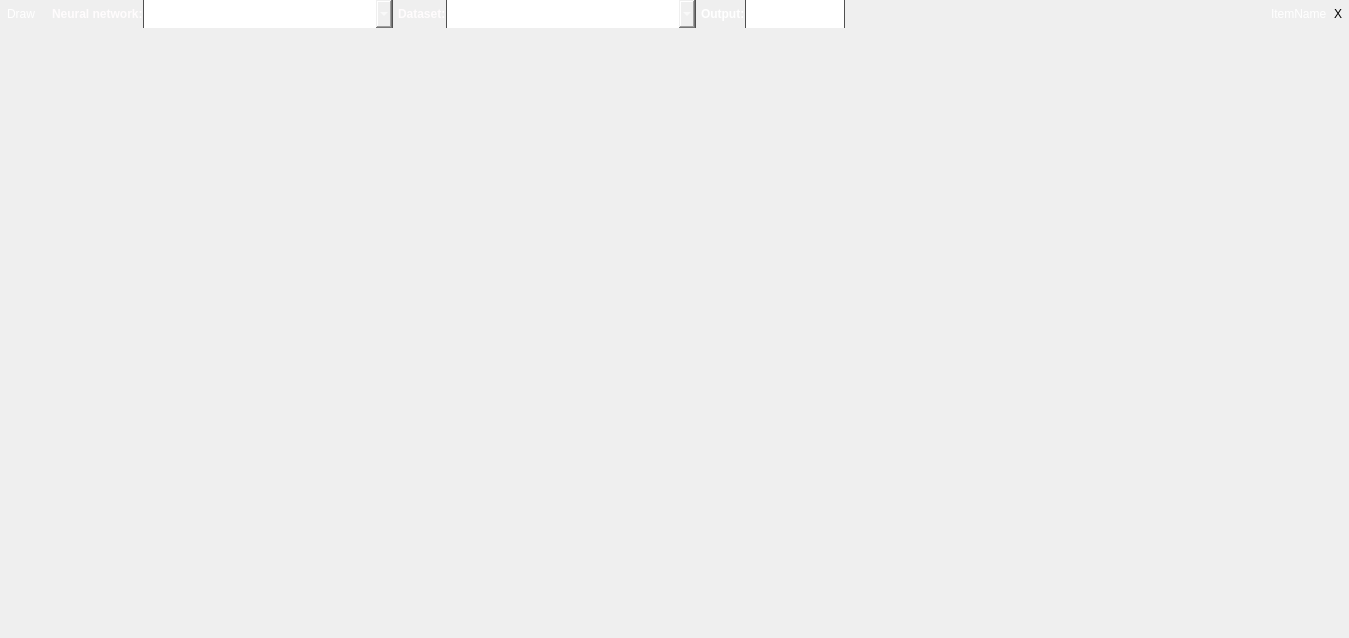
<?xml version="1.0" encoding="UTF-8"?>
<ui version="4.0">
 <class>OutputGraphWidget</class>
 <widget class="QWidget" name="OutputGraphWidget">
  <property name="geometry">
   <rect>
    <x>0</x>
    <y>0</y>
    <width>1349</width>
    <height>638</height>
   </rect>
  </property>
  <property name="windowTitle">
   <string>Form</string>
  </property>
  <layout class="QVBoxLayout" name="verticalLayout">
   <property name="spacing">
    <number>0</number>
   </property>
   <property name="margin">
    <number>0</number>
   </property>
   <item>
    <widget class="QFrame" name="topToolBar">
     <property name="minimumSize">
      <size>
       <width>0</width>
       <height>28</height>
      </size>
     </property>
     <property name="maximumSize">
      <size>
       <width>16777215</width>
       <height>28</height>
      </size>
     </property>
     <property name="styleSheet">
      <string notr="true">#topToolBar{
	background-image: url(:toolbar);
}</string>
     </property>
     <property name="lineWidth">
      <number>0</number>
     </property>
     <layout class="QHBoxLayout" name="horizontalLayout">
      <property name="spacing">
       <number>0</number>
      </property>
      <property name="margin">
       <number>0</number>
      </property>
      <item>
       <widget class="QToolButton" name="drawButton">
        <property name="styleSheet">
         <string notr="true">color: white;</string>
        </property>
        <property name="text">
         <string>Draw</string>
        </property>
        <property name="icon">
         <iconset resource="../styles.qrc">
          <normaloff>:/start22</normaloff>:/start22</iconset>
        </property>
        <property name="iconSize">
         <size>
          <width>18</width>
          <height>18</height>
         </size>
        </property>
        <property name="toolButtonStyle">
         <enum>Qt::ToolButtonFollowStyle</enum>
        </property>
        <property name="autoRaise">
         <bool>true</bool>
        </property>
        <property name="arrowType">
         <enum>Qt::NoArrow</enum>
        </property>
       </widget>
      </item>
      <item>
       <spacer name="horizontalSpacer">
        <property name="orientation">
         <enum>Qt::Horizontal</enum>
        </property>
        <property name="sizeType">
         <enum>QSizePolicy::Fixed</enum>
        </property>
        <property name="sizeHint" stdset="0">
         <size>
          <width>5</width>
          <height>20</height>
         </size>
        </property>
       </spacer>
      </item>
      <item>
       <widget class="QLabel" name="label_2">
        <property name="text">
         <string>&lt;html&gt;&lt;head/&gt;&lt;body&gt;&lt;p&gt;&lt;span style=&quot; font-weight:600; color:#fffcfd;&quot;&gt;Neural network:&lt;/span&gt;&lt;/p&gt;&lt;/body&gt;&lt;/html&gt;</string>
        </property>
        <property name="indent">
         <number>5</number>
        </property>
       </widget>
      </item>
      <item>
       <widget class="QComboBox" name="networkBox">
        <property name="sizePolicy">
         <sizepolicy hsizetype="Preferred" vsizetype="Fixed">
          <horstretch>2</horstretch>
          <verstretch>0</verstretch>
         </sizepolicy>
        </property>
        <property name="minimumSize">
         <size>
          <width>50</width>
          <height>28</height>
         </size>
        </property>
        <property name="maximumSize">
         <size>
          <width>250</width>
          <height>16777215</height>
         </size>
        </property>
        <property name="styleSheet">
         <string notr="true">#networkBox{
	color: white;
	border: 0px;
	border-left: 1px solid rgb(80, 80, 80);
	border-right: 1px solid rgb(80, 80, 80);
	background-image: url(:/toolbarMidLight);
}

#networkBox:hover{
	color: white;
	border-left: 1px solid rgb(80, 80, 80);
	border-right: 1px solid rgb(80, 80, 80);
	background-image: url(:/toolbarLight);
}

#networkBox::drop-down{
	border: 0px;
	background-image: url(:/comboBoxArrow);
	width: 20px;
	background-repeat: none;
	background-position: left;
}
</string>
        </property>
        <item>
         <property name="text">
          <string>Network 2-8-8-2 (v1)</string>
         </property>
        </item>
        <item>
         <property name="text">
          <string>Network 2-14-2</string>
         </property>
        </item>
       </widget>
      </item>
      <item>
       <widget class="QLabel" name="label_4">
        <property name="text">
         <string>&lt;html&gt;&lt;head/&gt;&lt;body&gt;&lt;p&gt;&lt;span style=&quot; font-weight:600; color:#fffcfd;&quot;&gt;Dataset:&lt;/span&gt;&lt;/p&gt;&lt;/body&gt;&lt;/html&gt;</string>
        </property>
        <property name="indent">
         <number>5</number>
        </property>
       </widget>
      </item>
      <item>
       <widget class="QComboBox" name="datasetBox">
        <property name="sizePolicy">
         <sizepolicy hsizetype="Preferred" vsizetype="Fixed">
          <horstretch>2</horstretch>
          <verstretch>0</verstretch>
         </sizepolicy>
        </property>
        <property name="minimumSize">
         <size>
          <width>50</width>
          <height>28</height>
         </size>
        </property>
        <property name="maximumSize">
         <size>
          <width>250</width>
          <height>16777215</height>
         </size>
        </property>
        <property name="styleSheet">
         <string notr="true">#datasetBox{
	color: white;
	border: 0px;
	border-left: 1px solid rgb(80, 80, 80);
	border-right: 1px solid rgb(80, 80, 80);
	background-image: url(:/toolbarMidLight);
}

#datasetBox:hover{
	color: white;
	border-left: 1px solid rgb(80, 80, 80);
	border-right: 1px solid rgb(80, 80, 80);
	background-image: url(:/toolbarLight);
}

#datasetBox::drop-down{
	border: 0px;
	background-image: url(:/comboBoxArrow);
	width: 20px;
	background-repeat: none;
	background-position: left;
}
</string>
        </property>
        <item>
         <property name="text">
          <string>Test set 1</string>
         </property>
        </item>
       </widget>
      </item>
      <item>
       <widget class="QLabel" name="label">
        <property name="text">
         <string>&lt;html&gt;&lt;head/&gt;&lt;body&gt;&lt;p&gt;&lt;span style=&quot; font-weight:600; color:#ffffff;&quot;&gt;Output:&lt;/span&gt;&lt;/p&gt;&lt;/body&gt;&lt;/html&gt;</string>
        </property>
        <property name="indent">
         <number>5</number>
        </property>
       </widget>
      </item>
      <item>
       <widget class="QSpinBox" name="outputBox">
        <property name="sizePolicy">
         <sizepolicy hsizetype="Preferred" vsizetype="Fixed">
          <horstretch>1</horstretch>
          <verstretch>0</verstretch>
         </sizepolicy>
        </property>
        <property name="minimumSize">
         <size>
          <width>50</width>
          <height>28</height>
         </size>
        </property>
        <property name="maximumSize">
         <size>
          <width>100</width>
          <height>16777215</height>
         </size>
        </property>
        <property name="styleSheet">
         <string notr="true">QSpinBox{
	color: white;
	background-image: url(:/toolbarMidLight);
	border: 0px;
	margin: 0px;
	padding: 0px;
	border-left: 1px solid rgb(80, 80, 80);
	border-right: 1px solid rgb(80, 80, 80);
}

QSpinBox:hover{
	background-image: url(:/toolbarLight);
	border: 0px;
	margin: 0px;
	padding: 0px;
	border-left: 1px solid rgb(80, 80, 80);
	border-right: 1px solid rgb(80, 80, 80);
}

QSpinBox::up-button{
	border: 0px;
	margin: 0px;
	padding: 0px;
	width: 13px;
	height: 14px;
}

QSpinBox::down-button{
	border: 0px;
	margin: 0px;
	padding: 0px;
	width: 13px;
	height: 14px;
}

QSpinBox::up-arrow{
	image: url(:/spinBoxUp);
}

QSpinBox::down-arrow{
	image: url(:/spinBoxDown);
}</string>
        </property>
        <property name="frame">
         <bool>false</bool>
        </property>
        <property name="minimum">
         <number>1</number>
        </property>
        <property name="maximum">
         <number>1</number>
        </property>
        <property name="value">
         <number>1</number>
        </property>
       </widget>
      </item>
      <item>
       <spacer name="horizontalSpacer_2">
        <property name="orientation">
         <enum>Qt::Horizontal</enum>
        </property>
        <property name="sizeType">
         <enum>QSizePolicy::Expanding</enum>
        </property>
        <property name="sizeHint" stdset="0">
         <size>
          <width>332</width>
          <height>17</height>
         </size>
        </property>
       </spacer>
      </item>
      <item>
       <widget class="QLabel" name="itemName">
        <property name="palette">
         <palette>
          <active>
           <colorrole role="WindowText">
            <brush brushstyle="SolidPattern">
             <color alpha="255">
              <red>255</red>
              <green>255</green>
              <blue>255</blue>
             </color>
            </brush>
           </colorrole>
          </active>
          <inactive>
           <colorrole role="WindowText">
            <brush brushstyle="SolidPattern">
             <color alpha="255">
              <red>255</red>
              <green>255</green>
              <blue>255</blue>
             </color>
            </brush>
           </colorrole>
          </inactive>
          <disabled>
           <colorrole role="WindowText">
            <brush brushstyle="SolidPattern">
             <color alpha="255">
              <red>152</red>
              <green>152</green>
              <blue>153</blue>
             </color>
            </brush>
           </colorrole>
          </disabled>
         </palette>
        </property>
        <property name="font">
         <font>
          <weight>50</weight>
          <bold>false</bold>
         </font>
        </property>
        <property name="text">
         <string>ItemName</string>
        </property>
       </widget>
      </item>
      <item>
       <widget class="QToolButton" name="closeButton">
        <property name="minimumSize">
         <size>
          <width>0</width>
          <height>28</height>
         </size>
        </property>
        <property name="text">
         <string>X</string>
        </property>
        <property name="icon">
         <iconset resource="../styles.qrc">
          <normaloff>:/close22</normaloff>:/close22</iconset>
        </property>
        <property name="iconSize">
         <size>
          <width>22</width>
          <height>22</height>
         </size>
        </property>
        <property name="autoRaise">
         <bool>true</bool>
        </property>
       </widget>
      </item>
     </layout>
    </widget>
   </item>
   <item>
    <widget class="QFrame" name="graphFrame">
     <property name="frameShape">
      <enum>QFrame::NoFrame</enum>
     </property>
     <property name="frameShadow">
      <enum>QFrame::Raised</enum>
     </property>
     <property name="lineWidth">
      <number>0</number>
     </property>
     <layout class="QVBoxLayout" name="verticalLayout_2">
      <property name="spacing">
       <number>0</number>
      </property>
      <property name="margin">
       <number>0</number>
      </property>
     </layout>
    </widget>
   </item>
  </layout>
 </widget>
 <resources>
  <include location="../styles.qrc"/>
 </resources>
 <connections/>
</ui>
